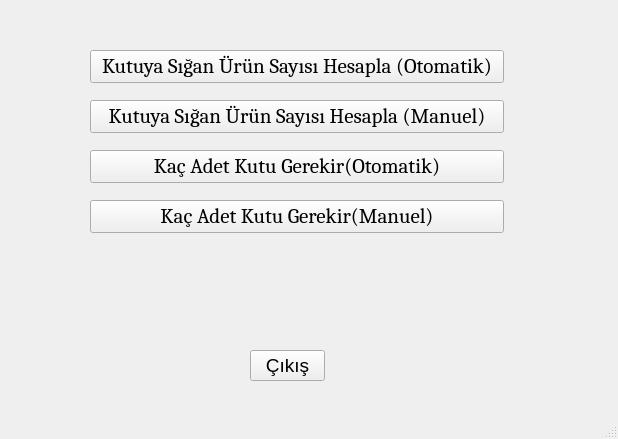
<?xml version="1.0" encoding="UTF-8"?>
<ui version="4.0">
 <class>MainWindow</class>
 <widget class="QMainWindow" name="MainWindow">
  <property name="geometry">
   <rect>
    <x>0</x>
    <y>0</y>
    <width>618</width>
    <height>439</height>
   </rect>
  </property>
  <property name="windowTitle">
   <string>Lojistik Hizmetler - Ana Ekran</string>
  </property>
  <widget class="QWidget" name="centralwidget">
   <widget class="QPushButton" name="pushButton_3">
    <property name="geometry">
     <rect>
      <x>90</x>
      <y>150</y>
      <width>414</width>
      <height>33</height>
     </rect>
    </property>
    <property name="font">
     <font>
      <family>Cambria</family>
      <pointsize>16</pointsize>
     </font>
    </property>
    <property name="text">
     <string>Kaç Adet Kutu Gerekir(Otomatik)</string>
    </property>
   </widget>
   <widget class="QPushButton" name="pushButton">
    <property name="geometry">
     <rect>
      <x>90</x>
      <y>50</y>
      <width>414</width>
      <height>33</height>
     </rect>
    </property>
    <property name="font">
     <font>
      <family>Cambria</family>
      <pointsize>16</pointsize>
     </font>
    </property>
    <property name="text">
     <string>Kutuya Sığan Ürün Sayısı Hesapla (Otomatik)</string>
    </property>
   </widget>
   <widget class="QPushButton" name="pushButton_2">
    <property name="geometry">
     <rect>
      <x>90</x>
      <y>100</y>
      <width>414</width>
      <height>33</height>
     </rect>
    </property>
    <property name="font">
     <font>
      <family>Cambria</family>
      <pointsize>16</pointsize>
     </font>
    </property>
    <property name="text">
     <string>Kutuya Sığan Ürün Sayısı Hesapla (Manuel)</string>
    </property>
   </widget>
   <widget class="QPushButton" name="pushButton_4">
    <property name="geometry">
     <rect>
      <x>250</x>
      <y>350</y>
      <width>75</width>
      <height>31</height>
     </rect>
    </property>
    <property name="font">
     <font>
      <pointsize>14</pointsize>
     </font>
    </property>
    <property name="text">
     <string>Çıkış</string>
    </property>
   </widget>
   <widget class="QPushButton" name="pushButton_5">
    <property name="geometry">
     <rect>
      <x>90</x>
      <y>200</y>
      <width>414</width>
      <height>33</height>
     </rect>
    </property>
    <property name="font">
     <font>
      <family>Cambria</family>
      <pointsize>16</pointsize>
     </font>
    </property>
    <property name="text">
     <string>Kaç Adet Kutu Gerekir(Manuel)</string>
    </property>
   </widget>
  </widget>
  <widget class="QMenuBar" name="menubar">
   <property name="geometry">
    <rect>
     <x>0</x>
     <y>0</y>
     <width>618</width>
     <height>21</height>
    </rect>
   </property>
  </widget>
  <widget class="QStatusBar" name="statusbar"/>
 </widget>
 <resources/>
 <connections/>
</ui>
